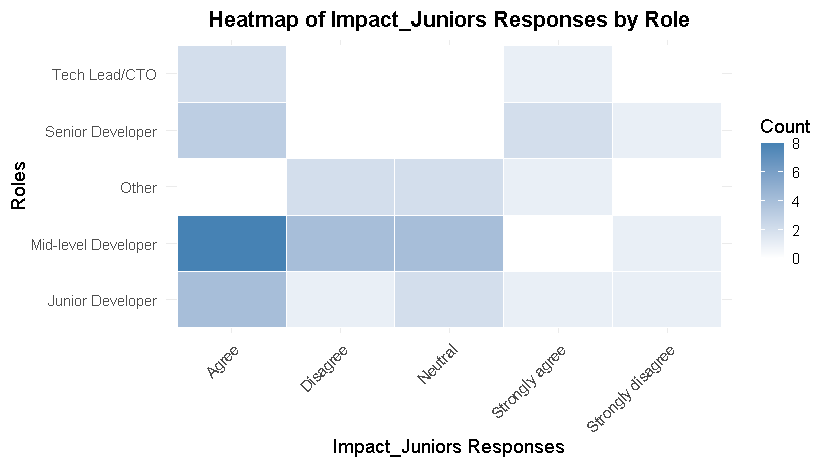

Reproduce this figure in R.
# Gerekli kütüphaneleri yükle
if (!require("readxl")) install.packages("readxl")
if (!require("ggplot2")) install.packages("ggplot2")
if (!require("dplyr")) install.packages("dplyr")
if (!require("reshape2")) install.packages("reshape2")
library(readxl)
library(dplyr)
library(ggplot2)
library(reshape2)

# Veriyi Excel dosyasından yükle
file_path <- "survey (2) (1).xlsx" # Dosya yolunu kontrol edin
data <- read_excel(file_path)

# Tüm sütun isimlerini anlamlı şekilde yeniden adlandır
colnames(data) <- c(
  "Experience", 
  "Role", 
  "Use_AI_Tools", 
  "Coding_Assistants", 
  "Knowledge_Loss", 
  "Code_Modification", 
  "Problem_Solving", 
  "Impact_Juniors", 
  "Focus_Seniors", 
  "Collaboration_Teamwork"
)

# Sütun isimlerini kontrol et
print(colnames(data))

# Rollere ve Impact_Juniors cevaplarına göre frekans hesapla
heatmap_data <- data %>%
  group_by(Role, Impact_Juniors) %>%
  summarise(Count = n(), .groups = "drop")

# Veriyi ısı haritası için geniş formata çevir
heatmap_matrix <- dcast(heatmap_data, Role ~ Impact_Juniors, value.var = "Count", fill = 0)

# Heatmap oluştur
ggplot(melt(heatmap_matrix, id.vars = "Role"), aes(x = variable, y = Role, fill = value)) +
  geom_tile(color = "white") +
  scale_fill_gradient(low = "white", high = "steelblue") +
  labs(title = "Heatmap of Impact_Juniors Responses by Role",
       x = "Impact_Juniors Responses",
       y = "Roles",
       fill = "Count") +
  theme_minimal(base_size = 14) +
  theme(axis.text.x = element_text(angle = 45, hjust = 1),
        plot.title = element_text(hjust = 0.5, face = "bold"))
